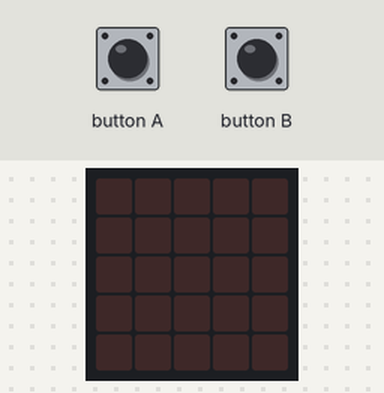
This program was run on a simulated BBC micro:bit (MakeCode). Parts: the board's 5×5 LED display. The test bench sets the inputs (shaded band).

Above: at 1.2 s.
1.3 s: button B pressed for 0.15 s
At 2.4 s:
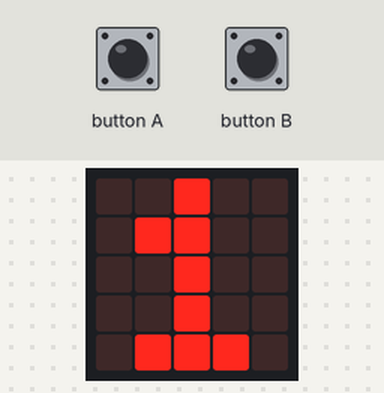
2.9 s: button B pressed for 0.15 s
At 3.6 s:
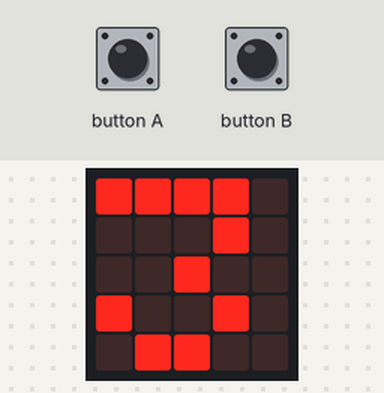
Timing chart, 0 to 5.9 s (numbered marks = the images above; inputs shaded):
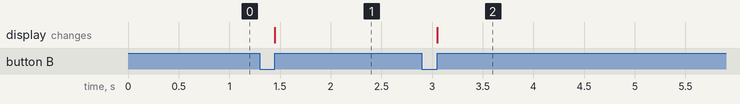

Measured:
- after the input at 1.3 s, the display: changes after 0.15 s (image 1)
- after the input at 2.9 s, the display: changes after 0.15 s (image 2)

The program:

main.ts
```typescript
input.onButtonPressed(Button.A, function on_button_pressed_a() {

    start = input.runningTime()
})
input.onButtonPressed(Button.B, function on_button_pressed_b() {

    elapsed = input.runningTime() - start
    basic.showNumber(Math.idiv(elapsed, 1000))
})
let elapsed = 0
let start = 0
start = 0
```

test.ts
```typescript
// les tests vont ici ; cela ne sera pas compilé si ce paquet est utilisé en tant qu'extension.
```
